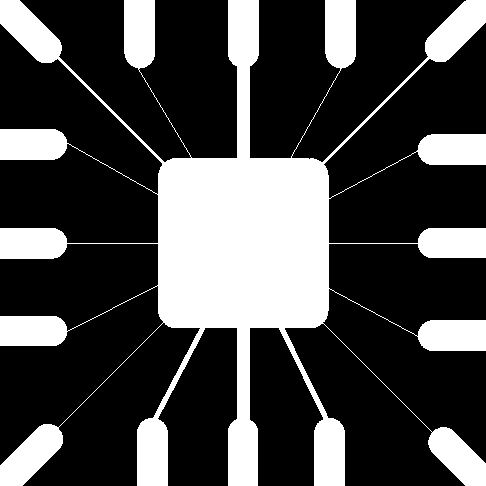
#> input picture test01.jpg, 486 x 486 px
$ python -i img_transform.py   (imports and definitions only)
#> lines starting #> are read from the running program, lines starting #| are printed output that depends on the picture
#> further down, picture is the input picture: shape (486, 486, 3); min 0, max 255, mean 71.7

import cv2
import numpy as np
import matplotlib.pyplot as plt

class IamgeTransform:

    def __init__(self,img):
        self.img = img

    # [51 lines left out: functions ImgResize, ImgRotation, ImgFlip, not called in this run]

    def ImgTranslata(self):
        image = cv2.cvtColor(self.img, cv2.COLOR_BGR2RGB)

        # 图像平移 下、上、右、左平移
        M = np.float32([[1, 0, 0], [0, 1, 100]])
        img1 = cv2.warpAffine(image, M, (image.shape[1], image.shape[0]))
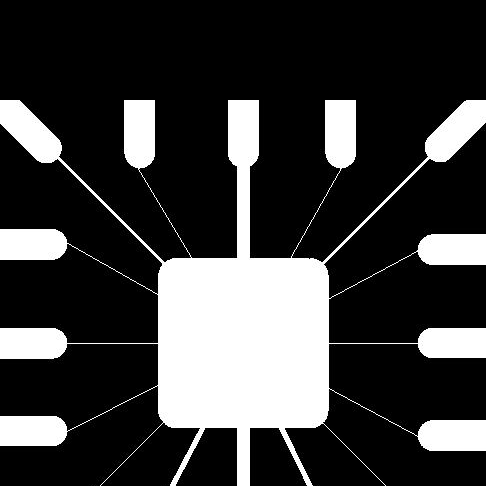
#> img1: shape (486, 486, 3); min 0, max 255, mean 59.8

        M = np.float32([[1, 0, 0], [0, 1, -100]])
        img2 = cv2.warpAffine(image, M, (image.shape[1], image.shape[0]))
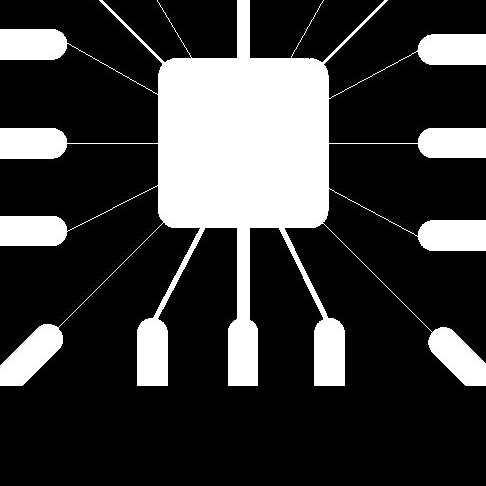
#> img2: shape (486, 486, 3); min 0, max 255, mean 59.6

        M = np.float32([[1, 0, 100], [0, 1, 0]])
        img3 = cv2.warpAffine(image, M, (image.shape[1], image.shape[0]))
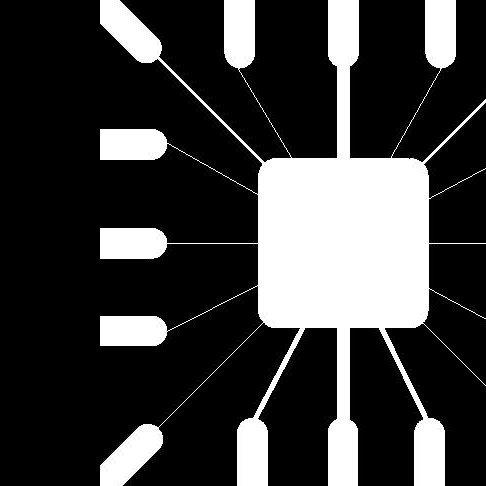
#> img3: shape (486, 486, 3); min 0, max 255, mean 60.4

        M = np.float32([[1, 0, -100], [0, 1, 0]])
        img4 = cv2.warpAffine(image, M, (image.shape[1], image.shape[0]))
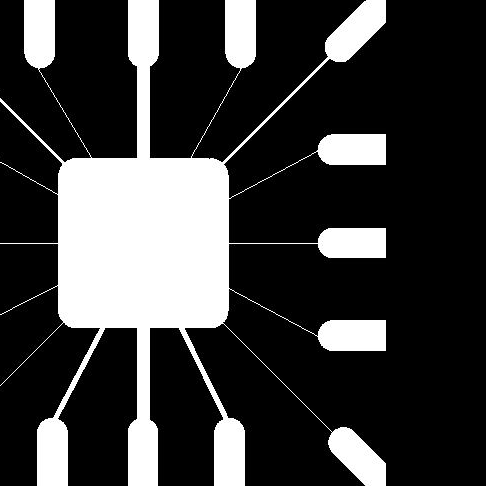
#> img4: shape (486, 486, 3); min 0, max 255, mean 60.3

        # 显示图形
        titles = ['Image1', 'Image2', 'Image3', 'Image4']
        images = [img1, img2, img3, img4]
        for i in range(4):
            plt.subplot(2, 2, i + 1), plt.imshow(images[i], 'gray')
            plt.title(titles[i])
            plt.xticks([]), plt.yticks([])
        plt.show()

>>> import cv2
>>> picture = cv2.imread('test01.jpg')
>>> result = IamgeTransform(picture).ImgTranslata()
